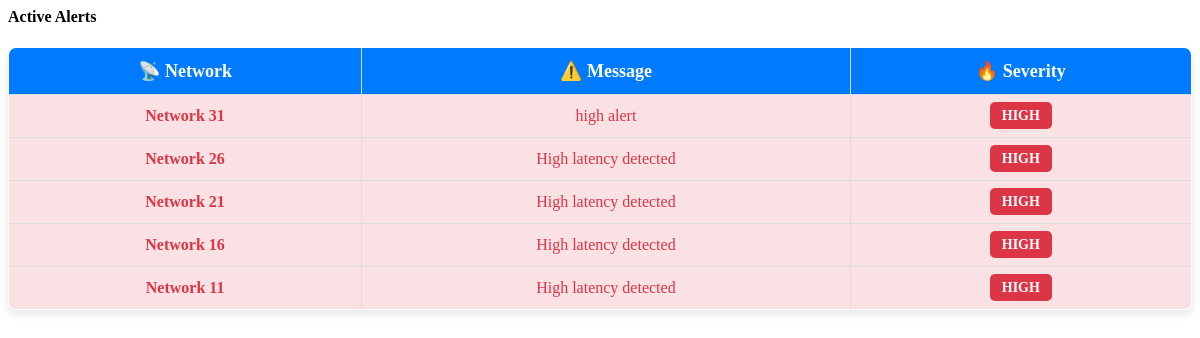
The app's page /alerts/ with its own data.
### monitor/models.py (models this page shows, shortened)
class Alert(models.Model):
    network = models.ForeignKey(
        Network, on_delete=models.CASCADE, null=True, blank=True
    )
    message = models.TextField()
    severity = models.CharField(
        max_length=10, choices=[("Low", "Low"), ("Medium", "Medium"), ("High", "High")]
    )
    created_at = models.DateTimeField(auto_now_add=True)

class Network(models.Model):
    name = models.CharField(max_length=255, unique=True)
    ip_address = models.GenericIPAddressField(unique=True)
    status = models.CharField(
        max_length=20, choices=[("Online", "Online"), ("Offline", "Offline")]
    )

### monitor/views.py (the view)
# urls.py: path("alerts/", alert_view, name="alerts"),
def alert_view(request):
    alerts = get_alerts()
    return render(request, "alert.html", {"alerts": alerts})

### monitor/views.py (called while the page is built)
def get_alerts(network=None):
    if network:
        return Alert.objects.filter(network=network).order_by("-created_at")[
            :5
        ]  # Latest 5 alerts for specific network
    return Alert.objects.order_by("-created_at")[:5]  # Latest 5 alerts for all networks

### monitor/templates/alert.html (shortened to what this page needs)
<div class="col-md-12">
    <h4 class="mb-3 text-dark">
         Active Alerts
    </h4>
    <div class="table-responsive">
        <table class="table alert-table">
            <thead>
                <tr>
                    <th>📡 Network</th>
                    <th>⚠️ Message</th>
                    <th>🔥 Severity</th>
                </tr>
            </thead>
            <tbody>
                {% for alert in alerts %}
                    <tr class="{% if alert.severity == 'High' %} high-alert
                               {% elif alert.severity == 'Medium' %} medium-alert
                               {% else %} low-alert {% endif %}">
                        <td><strong>{{ alert.network.name }}</strong></td>
                        <td>{{ alert.message }}</td>
                        <td>
                            <span class="severity-badge
                                {% if alert.severity == 'High' %} high-severity
                                {% elif alert.severity == 'Medium' %} medium-severity
                                {% else %} low-severity {% endif %}">
                                {{ alert.severity }}
                            </span>
                        </td>
                    </tr>
                {% empty %}
                    <tr>
                        <td colspan="3" class="text-center text-muted">✅ No active alerts.</td>
                    </tr>
                {% endfor %}
            </tbody>
        </table>
    </div>
</div>

### monitor/templates/alert.html (style rules this page uses)
.alert-table { width: 100%; border-radius: 8px; border-collapse: collapse; background: #fff; color: #333; overflow: hidden; box-shadow: 0px 4px 10px rgba(0, 0, 0, 0.1); border: 1px solid #ddd; }
.alert-table thead { background: #007bff; color: white; font-size: 18px; }
.alert-table th, .alert-table td { padding: 12px; text-align: center; border: 1px solid #ddd; }
.high-alert { background-color: rgba(220, 53, 69, 0.15); color: #dc3545; }
.severity-badge { padding: 6px 12px; border-radius: 5px; font-weight: bold; text-transform: uppercase; font-size: 14px; }
.high-severity { background-color: #dc3545; color: white; }

### records on screen
Alert: network.name "Network 31", message "high alert", severity "HIGH"
Alert: network.name "Network 26", message "High latency detected", severity "HIGH"
Alert: network.name "Network 21", message "High latency detected", severity "HIGH"
Alert: network.name "Network 16", message "High latency detected", severity "HIGH"
Alert: network.name "Network 11", message "High latency detected", severity "HIGH"
